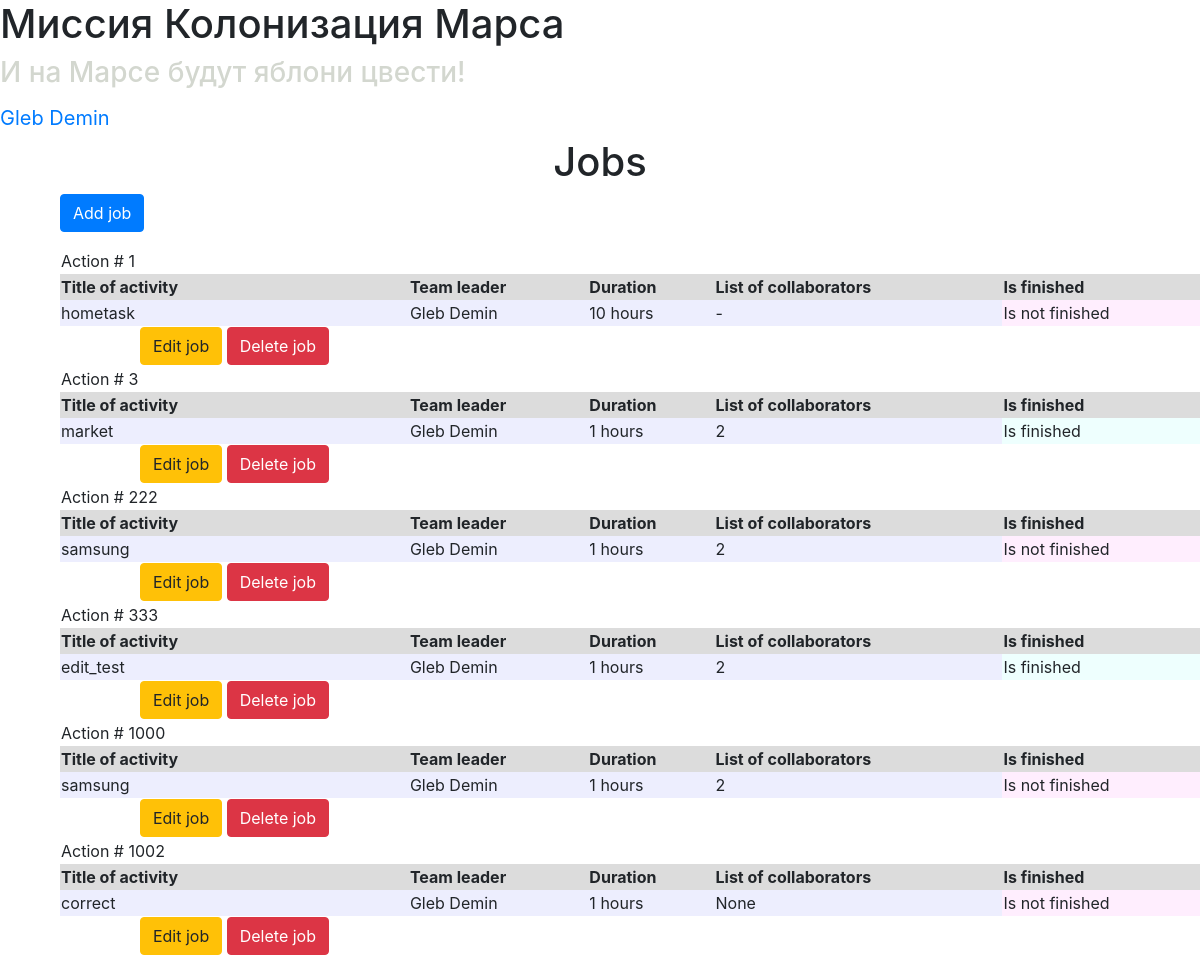
The page / (signed in) on the database its author committed.
### data/users.py (models this page shows, shortened)
class User(SqlAlchemyBase, UserMixin, SerializerMixin):
    __tablename__ = "users"
    id = sqlalchemy.Column(sqlalchemy.Integer,
                           primary_key=True, autoincrement=True)
    surname = sqlalchemy.Column(sqlalchemy.String, nullable=False)
    name = sqlalchemy.Column(sqlalchemy.String, nullable=False)
    age = sqlalchemy.Column(sqlalchemy.Integer, nullable=False)
    position = sqlalchemy.Column(sqlalchemy.String, nullable=True)
    speciality = sqlalchemy.Column(sqlalchemy.String, nullable=True)
    address = sqlalchemy.Column(sqlalchemy.String, nullable=True)
    email = sqlalchemy.Column(sqlalchemy.String,
                              index=True, unique=True, nullable=False)
    hashed_password = sqlalchemy.Column(sqlalchemy.String, nullable=False)
    modified_date = sqlalchemy.Column(sqlalchemy.DateTime,
                                      default=datetime.datetime.now)
    jobs = orm.relation("Job", back_populates="leader")

### data/jobs.py (models this page shows)
class Job(SqlAlchemyBase, SerializerMixin):
    __tablename__ = "jobs"
    id = sqlalchemy.Column(sqlalchemy.Integer,
                           primary_key=True, autoincrement=True)
    team_leader = sqlalchemy.Column(sqlalchemy.Integer, sqlalchemy.ForeignKey("users.id"), nullable=False)
    leader = orm.relation("User")
    job = sqlalchemy.Column(sqlalchemy.String, nullable=False)
    work_size = sqlalchemy.Column(sqlalchemy.Integer, nullable=False)
    collaborators = sqlalchemy.Column(sqlalchemy.String, nullable=True)
    start_date = sqlalchemy.Column(sqlalchemy.Date, default=datetime.datetime.now, nullable=True)
    end_date = sqlalchemy.Column(sqlalchemy.Date, nullable=True)
    is_finished = sqlalchemy.Column(sqlalchemy.Boolean, nullable=True)

### main.py (the view)
@app.route("/")
def home():
    session = db_session.create_session()
    jobs = []
    if current_user.is_authenticated:
        jobs = session.query(Job)
    return render_template("index.html", jobs=jobs)

### data/db_session.py (called while the page is built)
def create_session() -> Session:
    global __factory
    return __factory()

### main.py (called while the page is built)
@login_manager.user_loader
def load_user(user_id):
    session = db_session.create_session()
    return session.query(User).get(user_id)

### templates/index.html
{% extends "base.html" %}
{% block content %}
{% if current_user.is_authenticated %}
<div class="center"><h1>Jobs</h1></div>
<p class="my-list">
    <a class="btn btn-primary " href="/addjob">Add job</a>
</p>
<div class="center my-list">
    <table width="100%">
        {% for item in jobs%}
        <tr align="left">
            <td>Action # {{ item.id }}</td>
        </tr>
    <tr align="left">
        <th class="standard-head">Title of activity</th>
        <th class="standard-head">Team leader</th>
        <th class="standard-head">Duration</th>
        <th class="standard-head">List of collaborators</th>
        <th class="standard-head">Is finished</th>
    </tr>
    <tr align="left">
        <td class="standard-cell">{{ item.job }}</td>
        <td class="standard-cell">{{ item.leader.name }} {{ item.leader.surname }}</td>
        <td class="standard-cell">{{ item.work_size }} hours</td>
        <td class="standard-cell">{{ item.collaborators }}</td>
        <td bgcolor="{% if not item.is_finished %}#ffeefe{% else %}#eefffe{% endif %}">Is {% if not item.is_finished %}not {% endif %}finished</td>
    </tr>
        {% if current_user.is_authenticated and (current_user.id == item.team_leader or current_user.id == 1) %}
        <tr>
            <td>
                <a href="/jobs/{{ item.id }}" class="btn btn-warning">Edit job</a>
                <a href="/job_delete/{{ item.id }}" class="btn btn-danger">Delete job</a>
            </td>
        </tr>
        {% endif %}
        {% endfor %}
    </table>
</div>
{% endif %}
{% endblock %}

### templates/base.html (shortened to what this page needs)
<!DOCTYPE html>
<html lang="en">
<head>
    <link rel="stylesheet"
          href="https://stackpath.bootstrapcdn.com/bootstrap/4.4.1/css/bootstrap.min.css"
>
    <link rel="stylesheet"
          type="text/css"
          href="{{url_for('static', filename='css/style.css')}}">
</head>
<body>
<div>
    <h1>
        Миссия Колонизация Марса
    </h1>
</div>
<div>
    <h3 class="translucent">
        И на Марсе будут яблони цвести!
    </h3>
</div>
{% if current_user.is_authenticated %}
    <a class="navbar-brand" href="/logout">{{ current_user.name }} {{ current_user.surname }}</a>
{% else %}
    <p>
        <a class="btn btn-primary " href="/register">Register</a>
        <a class="btn btn-success" href="/login">Login</a>
    </p>
{% endif %}
{% block content %}{% endblock %}
</body>
</html>

### static/css/style.css (style rules this page uses)
.translucent { color: #d3d7cf; }
.center { text-align: center; }
.my-list { margin-left: 5%; }
.standard-cell { background: #edeefe; }
.standard-head { background: #dcdcdc; }

### rows shown on the page
User: name "Gleb", surname "Demin"
Job: id "1", job "hometask", leader.name "Gleb", leader.surname "Demin", work_size "10", collaborators "-", is_finished "not"
Job: id "3", job "market", leader.name "Gleb", leader.surname "Demin", work_size "1", collaborators "2"
Job: id "222", job "samsung", leader.name "Gleb", leader.surname "Demin", work_size "1", collaborators "2", is_finished "not"
Job: id "333", job "edit_test", leader.name "Gleb", leader.surname "Demin", work_size "1", collaborators "2"
Job: id "1000", job "samsung", leader.name "Gleb", leader.surname "Demin", work_size "1", collaborators "2", is_finished "not"
Job: id "1002", job "correct", leader.name "Gleb", leader.surname "Demin", work_size "1", collaborators "None", shows "not"
